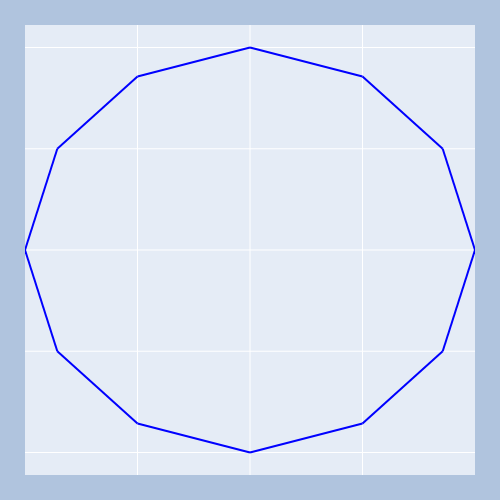

The cell this chart's notebook holds for it:
### Code cell
blank = np.zeros((1500, 1500), dtype='uint8')

marching_squares(lambda x, y: np.sqrt(x**2 + y**2), blank, 2)

### Figure 1 — Plotly figure (JSON) as saved in the notebook; plotly's stock layout.template omitted (floating-point values rounded to 4 significant figures)
{"data": [{"line": {"color": "rgb(0, 0, 255)"}, "mode": "lines", "showlegend": false, "type": "scatter", "x": [13, 13], "y": [15, 15]}, {"line": {"color": "rgb(0, 0, 255)"}, "mode": "lines", "showlegend": false, "type": "scatter", "x": [13, 13], "y": [15, 15]}, {"line": {"color": "rgb(0, 0, 255)"}, "mode": "lines", "showlegend": false, "type": "scatter", "x": [13.29, 14], "y": [14, 13.29]}, {"line": {"color": "rgb(0, 0, 255)"}, "mode": "lines", "showlegend": false, "type": "scatter", "x": [13, 13.29], "y": [15, 14]}, {"line": {"color": "rgb(0, 0, 255)"}, "mode": "lines", "showlegend": false, "type": "scatter", "x": [13.29, 13], "y": [16, 15]}, {"line": {"color": "rgb(0, 0, 255)"}, "mode": "lines", "showlegend": false, "type": "scatter", "x": [13.29, 14], "y": [16, 16.71]}, {"line": {"color": "rgb(0, 0, 255)"}, "mode": "lines", "showlegend": false, "type": "scatter", "x": [15, 15], "y": [13, 13]}, {"line": {"color": "rgb(0, 0, 255)"}, "mode": "lines", "showlegend": false, "type": "scatter", "x": [14, 15], "y": [13.29, 13]}, {"line": {"color": "rgb(0, 0, 255)"}, "mode": "lines", "showlegend": false, "type": "scatter", "x": [15, 14], "y": [17, 16.71]}, {"line": {"color": "rgb(0, 0, 255)"}, "mode": "lines", "showlegend": false, "type": "scatter", "x": [15, 15], "y": [17, 17]}, {"line": {"color": "rgb(0, 0, 255)"}, "mode": "lines", "showlegend": false, "type": "scatter", "x": [15, 15], "y": [13, 13]}, {"line": {"color": "rgb(0, 0, 255)"}, "mode": "lines", "showlegend": false, "type": "scatter", "x": [15, 16], "y": [13, 13.29]}, {"line": {"color": "rgb(0, 0, 255)"}, "mode": "lines", "showlegend": false, "type": "scatter", "x": [15, 16], "y": [17, 16.71]}, {"line": {"color": "rgb(0, 0, 255)"}, "mode": "lines", "showlegend": false, "type": "scatter", "x": [15, 15], "y": [17, 17]}, {"line": {"color": "rgb(0, 0, 255)"}, "mode": "lines", "showlegend": false, "type": "scatter", "x": [16, 16.71], "y": [13.29, 14]}, {"line": {"color": "rgb(0, 0, 255)"}, "mode": "lines", "showlegend": false, "type": "scatter", "x": [16.71, 17], "y": [14, 15]}, {"line": {"color": "rgb(0, 0, 255)"}, "mode": "lines", "showlegend": false, "type": "scatter", "x": [16.71, 17], "y": [16, 15]}, {"line": {"color": "rgb(0, 0, 255)"}, "mode": "lines", "showlegend": false, "type": "scatter", "x": [16, 16.71], "y": [16.71, 16]}, {"line": {"color": "rgb(0, 0, 255)"}, "mode": "lines", "showlegend": false, "type": "scatter", "x": [17, 17], "y": [15, 15]}, {"line": {"color": "rgb(0, 0, 255)"}, "mode": "lines", "showlegend": false, "type": "scatter", "x": [17, 17], "y": [15, 15]}], "layout": {"height": 500, "margin": {"b": 25, "l": 25, "r": 25, "t": 25}, "paper_bgcolor": "LightSteelBlue", "width": 500, "xaxis": {"dtick": 1, "showticklabels": false}, "yaxis": {"dtick": 1, "showticklabels": false}}}
